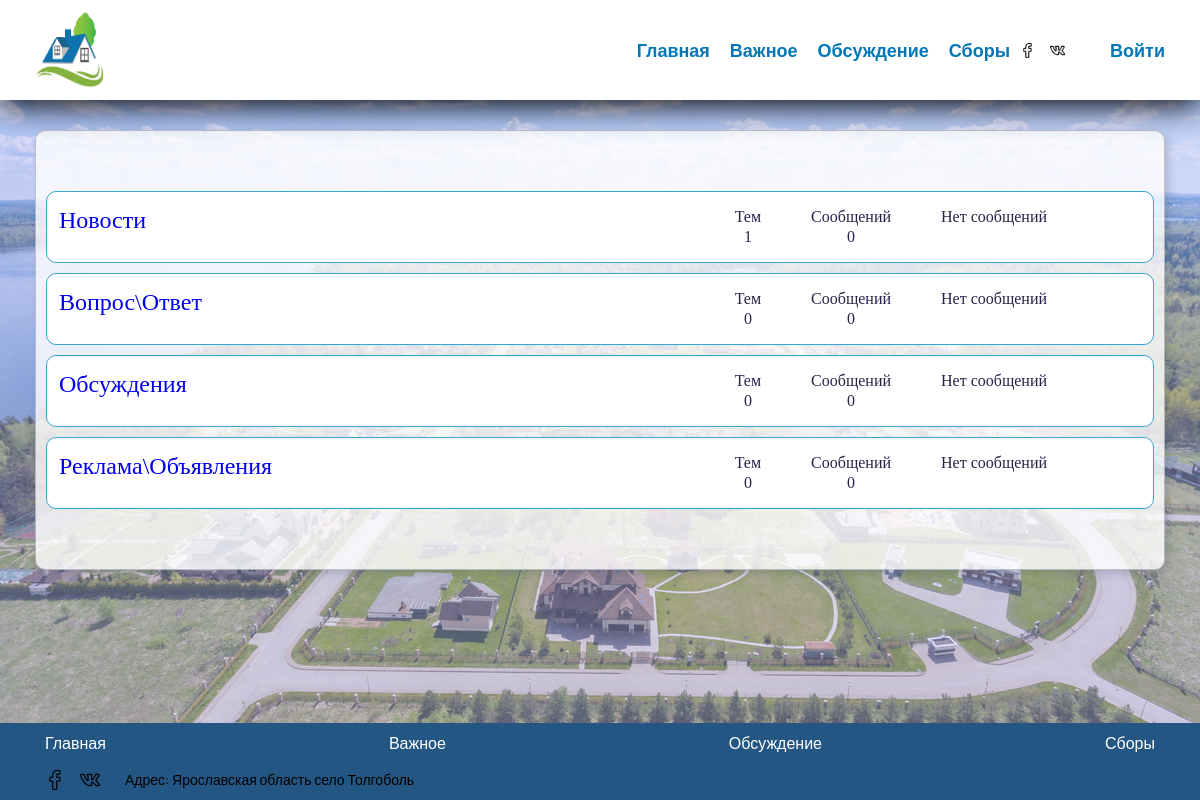
The app's page /forum/ with its own data.
### Forum/models.py (models this page shows)
class Section( models.Model ):
    name = models.CharField( _('Название раздела'), max_length=100, blank=False, unique=False )
    is_news =  models.BooleanField( _('Является ли новостью'), blank=False, default=False )
    def get_last_message_on_post( self ):
        result = None
        posts = self.post_set.all().filter( is_delet=False ).order_by('message__date')
        if posts.count():
            result = posts.last().get_last_message()
        return result

### Forum/views.py (the view)
# urls.py: path('', ForumNavPage.as_view(), name='forum' ),
class ForumNavPage( DataMixin, TemplateView ):
    template_name = 'Forum/forum_nav.html'
    title = _("Поселок Толгоболь \ Форум")
    @logger
    def get_context_data( self, *, object_list=None, **kwargs ):
        c_super = super().get_context_data(**kwargs)
        c_def = self.get_user_context()
        c_def[ 'title' ] = self.title
        c_def[ 'nav' ] = self.get_forum_nav_context()
        c_def.update( c_super )
        return c_def
    def get_forum_nav_context( self ):
        result = []
        sections = Section.objects.all()
        for section in sections:
            item = {}
            item['name'] = section.name
            item['id'] = section.id
            posts = section.post_set.all().filter( is_delet=False )
            item['posts'] = posts.count()
            item['messages'] = sum( [ i.message_set.all().filter( is_delet=False ).count() for i in posts  ] )
            sms = section.get_last_message_on_post()
            if sms:
                item['last_message'] = {'post_title': sms.post.title, 'post_id': sms.post.id, 'author': sms.author, 'date': sms.update_date}
            result.append( item )
        return result

### Forum/models.py (called while the page is built)
    def get_last_message( self ):
        result = None
        sms = self.message_set.all().filter( is_delet=False ).order_by('date')
        if sms.count():
            result = sms.last()
        return result

### MainService/logger.py (called while the page is built)
def logger( func, *args, **kwargs ):
    def wrap( *args, **kwargs ):
        Logger().Log( logging.INFO, func.__name__, '[pd][start]', args, kwargs)
        stack = traceback.extract_stack()
        res = func( *args, **kwargs )
        Logger().Log( logging.INFO, func.__name__, '[pd][finish]', res)
        return res
    return wrap

    def __new__( cls ):
        if not hasattr( cls, 'instance'):
            cls.instance = super( Logger, cls ).__new__( cls )
        return cls.instance

    def Log( self, log_level, *args, **kwargs ):
        print(log_level, 'log_level')
        msg = self._get_msg( *args )
        logging.log( log_level, msg, **kwargs )

    @staticmethod
    def _get_msg( *arg ):
        msg = ''
        for i in arg:
            msg += str(i) + ' '
        return msg

### TolgobolVillage/utils.py (called while the page is built)
    def get_user_context( self, **kwargs ):
        context = kwargs
        user_menu = MENU.copy()
        if self.request.user.is_authenticated:
            context[ 'account' ] = { 'title': self.request.user.first_name,
                                    'url_name':'account',
                                    'sub_menu': (
                                        {'sub_title': _('Личный кабинет'), 'url_name': 'account'},
                                        {'sub_title': _('Изменить пароль'), 'url_name': 'security'},
                                        {'sub_title': _('Выйти'), 'url_name': 'logout'}
                                    )
                                    }
        else:
            context[ 'account' ] = { 'title': _("Войти"), 'url_name':'auth' }
            context[ 'form_login' ] = AuthLoginForm
        context[ 'menu' ] = user_menu
        return context

### Forum/templates/Forum/forum_nav.html (shortened to what this page needs)
{% extends 'Forum/forum_base.html' %}
{% load static %}
{% block forum_content %}
<div class="forum__nav">
  {% for section in nav %}
  <div class="section">
    <div class="section__item">
      <a  href="{% url 'forum' %}{{ section.id }}">
        <div class="section__title">{{ section.name }}</div>
      </a>
      <div class="section__wrap">
        <div class="section__tem">
          <p>Тем</p>
          <p>{{ section.posts }}</p>
        </div>
        <div class="section__msg">
          <p>Сообщений</p>
          <p>{{ section.messages }}</p>
        </div>
        <div class="section__new-msg">
          {% if section.last_message %}
          <a href="{% url 'forum' %}{{ section.id }}/{{ section.last_message.post_id }}"><p>{{ section.last_message.post_title|truncatechars:16 }}</p></a>
          <div>
            <span>{{ section.last_message.date }}</span>
            <span>{{ section.last_message.author }}</span>
          </div>
          {% else %}
          <p>Нет сообщений</p>
          {% endif %}
        </div>
      </div>
    </div>
  </div>
  {% endfor %}
</div>
{% endblock %}

### MainService/static/css/style.css (style rules this page uses)
* { padding: 0; margin: 0; border: 0; }
*, *:before, *:after { box-sizing: border-box; }
body { background-image: url("19.jpg"); background-repeat: no-repeat; background-position: 0 0; background-attachment: fixed; background-size: 100% 100%; }
html, body { height: 100%; width: 100%; font-size: 100%; line-height: 1; font-size: 14px; -ms-text-size-adjust: 100%; -moz-text-size-adjust: 100%; -webkit-text-size-adjust: 100%; }
a, a:visited { text-decoration: none; }
body { font-family: 'Manrope', sans-serif; font-style: 400px; }
* { scrollbar-width: thin; scrollbar-color: #60ADFF #DFE9EB; }

### MainService/static/css/button.css (style rules this page uses)
* { padding: 0; margin: 0; border: 0; }
*, *:before, *:after { box-sizing: border-box; }
html, body { height: 100%; width: 100%; font-size: 100%; line-height: 1; font-size: 14px; -ms-text-size-adjust: 100%; -moz-text-size-adjust: 100%; -webkit-text-size-adjust: 100%; }
a, a:visited { text-decoration: none; }

### Forum/static/css/forum_base.css (style rules this page uses)
.forum__nav { flex: 0 1 100%; padding-top: 50px; padding-bottom: 50px; align-self: flex-start; }
.section { display: block; font-family: 'Marmelad'; font-style: normal; font-size: 16px; line-height: calc( 15 / 16 * 100%); padding: 15px 12px 15px 12px; border-radius: 10px; background-color: white; border: 1px solid #3AA6D0; margin: 10px; }
.section__item { display: flex; justify-content: space-between; }
.section__title { font-size: 24px; line-height: calc( 22 / 19 * 100%); padding-right: 30px; }
.section__wrap { display: flex; }
.section__tem { text-align: center; padding-right: 50px; line-height: 20px; }
.section__msg { text-align: center; line-height: 20px; padding-right: 50px; }
.section__new-msg { width: 200px; line-height: 20px; }

### records on screen
Section: name "Новости"
Section: name "Вопрос\\Ответ"
Section: name "Обсуждения"
Section: name "Реклама\\Объявления"

### other values on screen
{{ el.title }} "Главная" "Важное" "Обсуждение" "Сборы"
{{ account.title }} "Войти"
{{ section.posts }} "1" "0" "0" "0"
{{ section.messages }} "0" "0" "0" "0"
